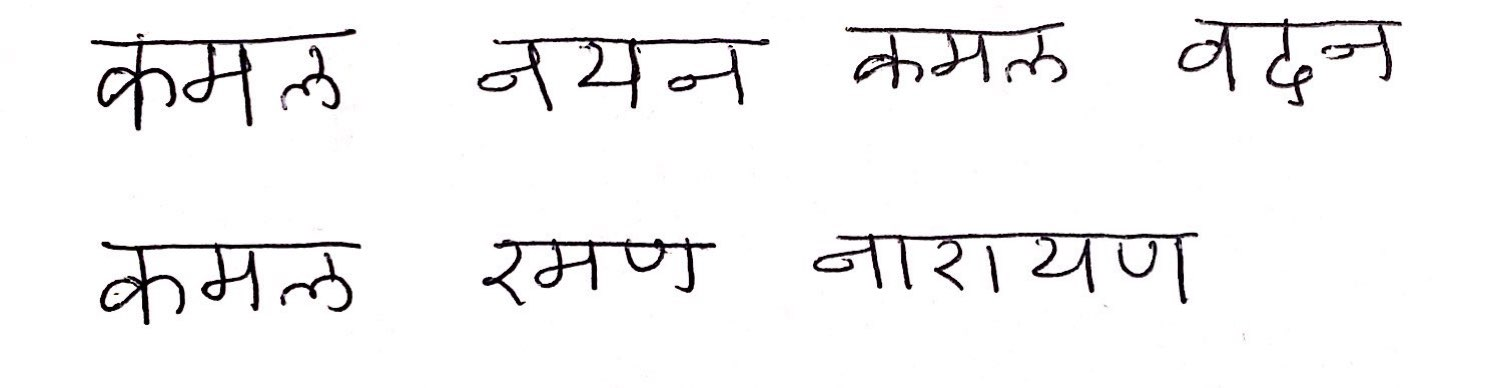
#> input picture dataset/Devanagari/simpledevanagari.jpg, 1492 x 388 px
$ python segmentation.py   (older library calls are emulated)
#> lines starting #> are read from the running program, lines starting #| are printed output that depends on the picture; after the words box and inside, x2 and y2 are one past the last pixel; in counts of white or black regions, pixels touching at a corner belong together
import cv2
import numpy as np
import matplotlib.pyplot as plt
import os

#np.set_printoptions(threshold='nan')


# ------------------Functions------------------#

# [30 lines left out: functions showimages, closewindows, not called in this run]


def line_array(array):
    list_x_upper = []
    list_x_lower = []
    for y in range(5, len(array) - 5):
        s_a, s_p = strtline(y, array)
        e_a, e_p = endline(y, array)
        if s_a >= 7 and s_p >= 5:
            list_x_upper.append(y)
        # bin_img[y][:] = 255
        if e_a >= 5 and e_p >= 7:
            list_x_lower.append(y)
        # bin_img[y][:] = 255
    return list_x_upper, list_x_lower


def strtline(y, array):
    count_ahead = 0
    count_prev = 0
    for i in array[y:y + 10]:
        if i > 3:
            count_ahead += 1
    for i in array[y - 10:y]:
        if i == 0:
            count_prev += 1
    return count_ahead, count_prev


def endline(y, array):
    count_ahead = 0
    count_prev = 0
    for i in array[y:y + 10]:
        if i == 0:
            count_ahead += 1
    for i in array[y - 10:y]:
        if i > 3:
            count_prev += 1
    return count_ahead, count_prev


def endline_word(y, array, a):
    count_ahead = 0
    count_prev = 0
    for i in array[y:y + 2 * a]:
        if i < 2:
            count_ahead += 1
    for i in array[y - a:y]:
        if i > 2:
            count_prev += 1
    return count_prev, count_ahead


def end_line_array(array, a):
    list_endlines = []
    for y in range(len(array)):
        e_p, e_a = endline_word(y, array, a)
        # print(e_p, e_a)
        if e_a >= int(1.5 * a) and e_p >= int(0.7 * a):
            list_endlines.append(y)
    return list_endlines


def refine_endword(array):
    refine_list = []
    for y in range(len(array) - 1):
        if array[y] + 1 < array[y + 1]:
            refine_list.append(array[y])
    refine_list.append(array[-1])
    return refine_list


def refine_array(array_upper, array_lower):
    upperlines = []
    lowerlines = []
    for y in range(len(array_upper) - 1):
        if array_upper[y] + 5 < array_upper[y + 1]:
            upperlines.append(array_upper[y] - 10)
    for y in range(len(array_lower) - 1):
        if array_lower[y] + 5 < array_lower[y + 1]:
            lowerlines.append(array_lower[y] + 10)

    upperlines.append(array_upper[-1] - 10)
    lowerlines.append(array_lower[-1] + 10)

    return upperlines, lowerlines


def letter_width(contours):
    letter_width_sum = 0
    count = 0
    for cnt in contours:
        if cv2.contourArea(cnt) > 20:
            x, y, w, h = cv2.boundingRect(cnt)
            letter_width_sum += w
            count += 1

    return letter_width_sum / count


def end_wrd_dtct(lines, i, bin_img, mean_lttr_width):
    count_y = np.zeros(shape=width)
    for x in range(width):
        for y in range(lines[i][0], lines[i][1]):
            if bin_img[y][x] == 255:
                count_y[x] += 1
    end_lines = end_line_array(count_y, int(mean_lttr_width))
    print("end_lines",end_lines)
    endlines = refine_endword(end_lines)
    for x in endlines:
        final_thr[lines[i][0]:lines[i][1], x] = 255
    return endlines


# [36 lines left out: function letter_seg, not called in this run]
        # print(letter[e][0],x_linescopy[0], word)


# ------------------/Functions-----------------#


# -------------Thresholding Image--------------#


print("\n........Program Initiated.......\n")
src_img = cv2.imread('dataset/Devanagari/simpledevanagari.jpg', 1)
#> src_img is the input picture: shape (388, 1492, 3); mean B, G, R 244.1, 243.8, 244.3
copy = src_img.copy()
height = src_img.shape[0]
#> height = 388
width = src_img.shape[1]
#> width = 1492

print("\n Resizing Image........")
src_img = cv2.resize(copy, dsize=(1320, int(1320 * height / width)), interpolation=cv2.INTER_AREA)
#> src_img: shape (343, 1320, 3)

height = src_img.shape[0]
#> height = 343
width = src_img.shape[1]
#> width = 1320

print("#---------Image Info:--------#")
print("\tHeight =", height, "\n\tWidth =", width)
#| 	Height = 343
#| 	Width = 1320
print("#----------------------------#")

grey_img = cv2.cvtColor(src_img, cv2.COLOR_BGR2GRAY)

print("Applying Adaptive Threshold with kernel :- 21 X 21")
bin_img = cv2.adaptiveThreshold(grey_img, 255, cv2.ADAPTIVE_THRESH_MEAN_C, cv2.THRESH_BINARY_INV, 21, 20)
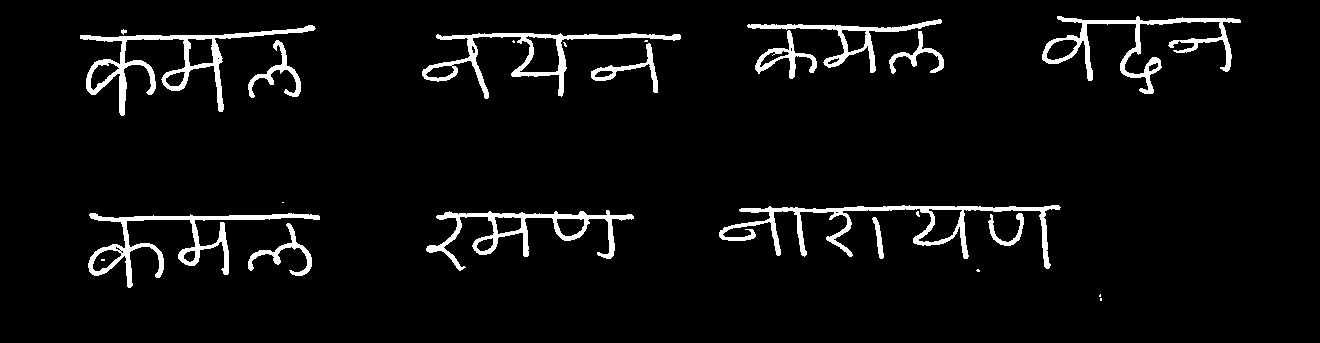
#> bin_img: shape (343, 1320); 5% white; 24 white regions (9 under 20 px), largest, box (x1, y1, x2, y2) and area: (719, 205, 1061, 269) 3447, (80, 25, 316, 116) 3202, (88, 213, 320, 288) 2813
bin_img1 = bin_img.copy()
bin_img2 = bin_img.copy()

kernel = cv2.getStructuringElement(cv2.MORPH_ELLIPSE, (3, 3))
kernel1 = np.array([[1, 0, 1], [0, 1, 0], [1, 0, 1]], dtype=np.uint8)
# final_thr = cv2.morphologyEx(bin_img, cv2.MORPH_OPEN, kernel)
# final_thr = cv2.dilate(bin_img,kernel1,iterations = 1)
print("Noise Removal From Image.........")
final_thr = cv2.morphologyEx(bin_img, cv2.MORPH_CLOSE, kernel)
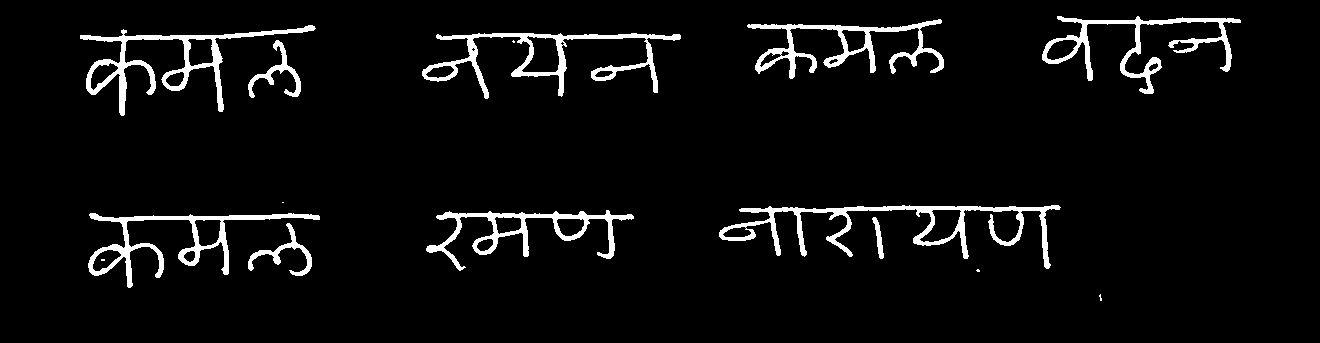
#> final_thr: shape (343, 1320); 5% white; 15 white regions (5 under 20 px), largest, box (x1, y1, x2, y2) and area: (719, 205, 1061, 269) 3866, (80, 25, 316, 116) 3254, (422, 33, 681, 99) 3192
contr_retrival = final_thr.copy()

# -------------/Thresholding Image-------------#


# -------------Line Detection------------------#
print("Beginning Character Semenation..............")
count_x = np.zeros(shape=(height))
#> count_x = 343 values from 0 to 0
for y in range(height):
    for x in range(width):
        if bin_img[y][x] == 255:
            count_x[y] = count_x[y] + 1
print("count_x[y] ...",count_x[y])
#> (printed output is left out)

# t = np.arange(0,height, 1)
# plt.plot(t, count_x[t])
# plt.axis([0, height, 0, 350])

upper_lines, lower_lines = line_array(count_x)
upperlines, lowerlines = refine_array(upper_lines, lower_lines)
#> upperlines = [11, 199]; lowerlines = [128, 300]

# print(upperlines, lowerlines)
if len(upperlines) == len(lowerlines):
    lines = []
    for y in upperlines:
        final_thr[y][:] = 255
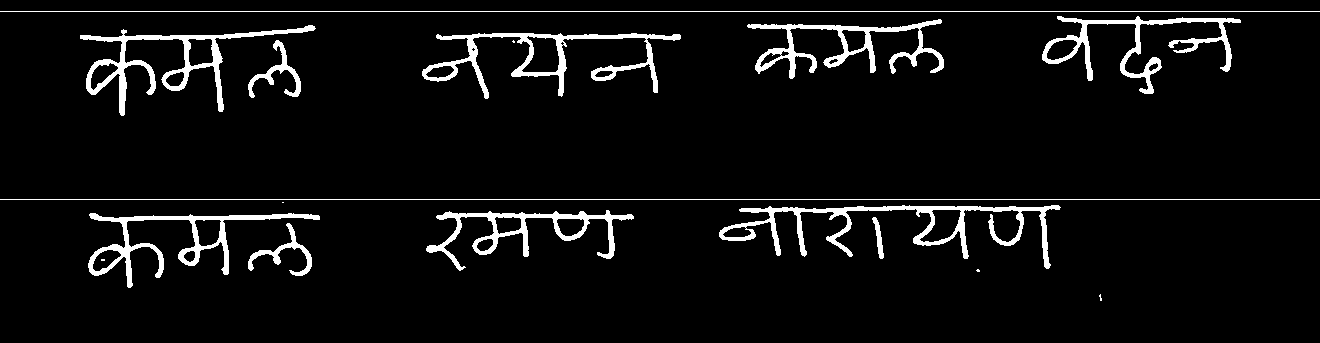
#> final_thr: shape (343, 1320); 5.6% white; 17 white regions (5 under 20 px), largest, box (x1, y1, x2, y2) and area: (719, 205, 1061, 269) 3866, (80, 25, 316, 116) 3254, (422, 33, 681, 99) 3192
    for y in lowerlines:
        final_thr[y][:] = 255
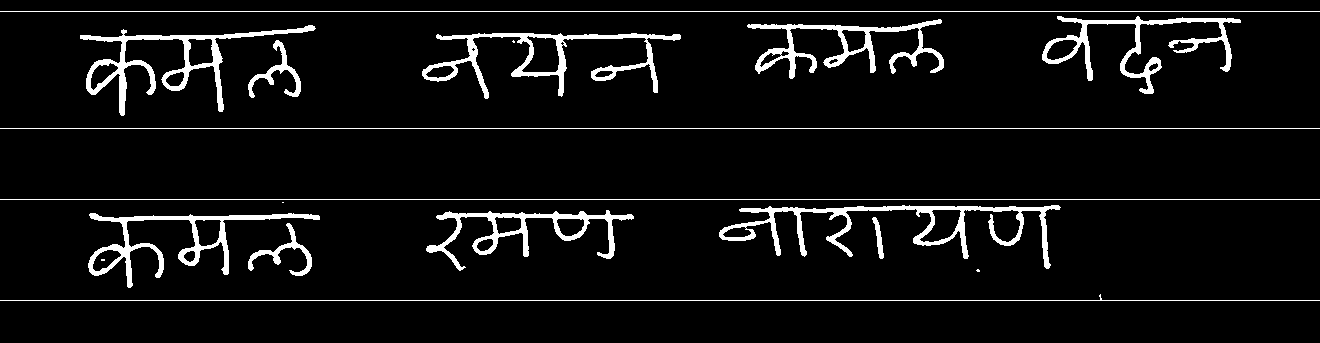
#> final_thr: shape (343, 1320); 6.2% white; 18 white regions (4 under 20 px)
    for y in range(len(upperlines)):
        lines.append((upperlines[y], lowerlines[y]))
#> after the loop, lines = [(11, 128), (199, 300)]

else:
    print("Too much noise in image, unable to process.\nPlease try with another image. Ctrl-C to exit:- ")
    showimages()
    k = cv2.waitKey(0)
    while 1:
        k = cv2.waitKey(0)
        if k & 0xFF == ord('q'):
            cv2.destroyAllWindows()
            exit()

lines = np.array(lines)

no_of_lines = len(lines)

print("\nGiven Text has   # ", no_of_lines, " #   no. of lines")
#| Given Text has   #  2  #   no. of lines

lines_img = []

for i in range(no_of_lines):
    lines_img.append(bin_img2[lines[i][0]:lines[i][1], :])
#> after the loop, lines_img = 2 items

# -------------/Line Detection-----------------#


# -------------Letter Width Calculation--------#

contours, hierarchy = cv2.findContours(contr_retrival, cv2.RETR_EXTERNAL, cv2.CHAIN_APPROX_SIMPLE)
#> contours = 14 contours, 4 with area under 20; largest, box (x1, y1, x2, y2) and area: (719, 205, 1061, 269) 4098, (422, 33, 681, 99) 3882, (80, 25, 316, 116) 3830, (88, 213, 320, 288) 3345, (426, 210, 634, 271) 2960
final_contr = np.zeros((final_thr.shape[0], final_thr.shape[1], 3), dtype=np.uint8)
cv2.drawContours(src_img, contours, -1, (0, 255, 0), 1)
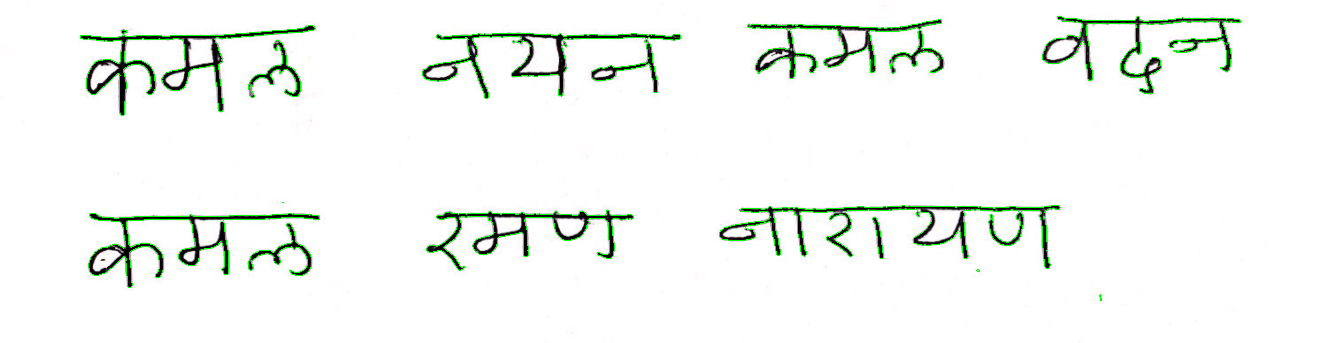
#> src_img: shape (343, 1320, 3); mean B, G, R 242.2, 246.4, 242.3

mean_lttr_width = letter_width(contours)
#> the loop in letter_width, `for cnt in contours:` made 14 passes
#> (x, y, w, h, letter_width_sum) on passes 3, 4, 5, 6, 7, 10, 11, 12, 13, 14: (248, 223, 64, 53, 64), (872, 217, 12, 42, 76), (88, 213, 232, 75, 308), (426, 210, 208, 61, 516), (719, 205, 342, 64, 858), (248, 40, 53, 58, 911), (422, 33, 259, 66, 1170), (80, 25, 236, 91, 1406), (747, 19, 197, 60, 1603), (1042, 16, 199, 78, 1802)
#> cnt on pass 8: [[282, 202], [283, 202]]
#> after the loop in letter_width, `for cnt in contours:`: count = 10; letter_width_sum = 1802
#> mean_lttr_width = 180.2
print("\nAverage Width of Each Letter:- ", mean_lttr_width)
#| Average Width of Each Letter:-  180.2

# -------------/Letter Width Calculation-------#

# --------------Word Detection-----------------#
x_lines = []

for i in range(len(lines_img)):
#> (the run stopped early here; a loop or call above may not have finished)
